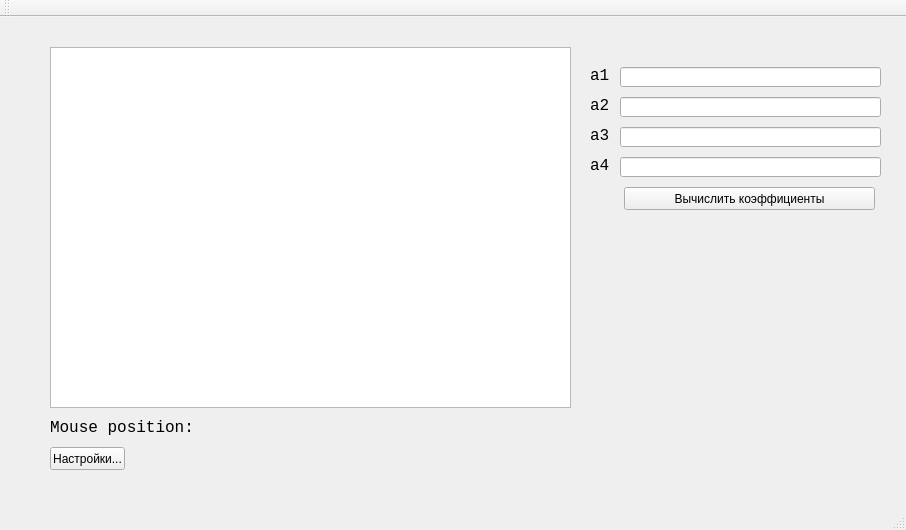
<?xml version="1.0" encoding="UTF-8"?>
<ui version="4.0">
 <class>MainWindow</class>
 <widget class="QMainWindow" name="MainWindow">
  <property name="geometry">
   <rect>
    <x>0</x>
    <y>0</y>
    <width>906</width>
    <height>530</height>
   </rect>
  </property>
  <property name="windowTitle">
   <string>MainWindow</string>
  </property>
  <property name="autoFillBackground">
   <bool>false</bool>
  </property>
  <widget class="QWidget" name="centralWidget">
   <widget class="DynamicChart" name="graphicsView">
    <property name="geometry">
     <rect>
      <x>50</x>
      <y>30</y>
      <width>521</width>
      <height>361</height>
     </rect>
    </property>
   </widget>
   <widget class="QLabel" name="lbl_mousePos">
    <property name="geometry">
     <rect>
      <x>50</x>
      <y>400</y>
      <width>521</width>
      <height>21</height>
     </rect>
    </property>
    <property name="font">
     <font>
      <family>Consolas</family>
      <pointsize>12</pointsize>
     </font>
    </property>
    <property name="text">
     <string>Mouse position:</string>
    </property>
    <property name="textFormat">
     <enum>Qt::AutoText</enum>
    </property>
   </widget>
   <widget class="QPushButton" name="btn_chartSettings">
    <property name="geometry">
     <rect>
      <x>50</x>
      <y>430</y>
      <width>75</width>
      <height>23</height>
     </rect>
    </property>
    <property name="text">
     <string>Настройки...</string>
    </property>
   </widget>
   <widget class="QPushButton" name="btn_calc_path">
    <property name="geometry">
     <rect>
      <x>624</x>
      <y>170</y>
      <width>251</width>
      <height>23</height>
     </rect>
    </property>
    <property name="text">
     <string>Вычислить коэффициенты</string>
    </property>
   </widget>
   <widget class="QLabel" name="lbl_a1">
    <property name="geometry">
     <rect>
      <x>590</x>
      <y>50</y>
      <width>21</width>
      <height>16</height>
     </rect>
    </property>
    <property name="font">
     <font>
      <family>Consolas</family>
      <pointsize>12</pointsize>
     </font>
    </property>
    <property name="text">
     <string>a1</string>
    </property>
   </widget>
   <widget class="QLineEdit" name="le_a1">
    <property name="enabled">
     <bool>true</bool>
    </property>
    <property name="geometry">
     <rect>
      <x>620</x>
      <y>50</y>
      <width>261</width>
      <height>20</height>
     </rect>
    </property>
    <property name="readOnly">
     <bool>true</bool>
    </property>
   </widget>
   <widget class="QLabel" name="lbl_a2">
    <property name="geometry">
     <rect>
      <x>590</x>
      <y>80</y>
      <width>21</width>
      <height>16</height>
     </rect>
    </property>
    <property name="font">
     <font>
      <family>Consolas</family>
      <pointsize>12</pointsize>
     </font>
    </property>
    <property name="text">
     <string>a2</string>
    </property>
   </widget>
   <widget class="QLineEdit" name="le_a2">
    <property name="enabled">
     <bool>true</bool>
    </property>
    <property name="geometry">
     <rect>
      <x>620</x>
      <y>80</y>
      <width>261</width>
      <height>20</height>
     </rect>
    </property>
    <property name="readOnly">
     <bool>true</bool>
    </property>
   </widget>
   <widget class="QLabel" name="lbl_a3">
    <property name="geometry">
     <rect>
      <x>590</x>
      <y>110</y>
      <width>21</width>
      <height>16</height>
     </rect>
    </property>
    <property name="font">
     <font>
      <family>Consolas</family>
      <pointsize>12</pointsize>
     </font>
    </property>
    <property name="text">
     <string>a3</string>
    </property>
   </widget>
   <widget class="QLineEdit" name="le_a3">
    <property name="enabled">
     <bool>true</bool>
    </property>
    <property name="geometry">
     <rect>
      <x>620</x>
      <y>110</y>
      <width>261</width>
      <height>20</height>
     </rect>
    </property>
    <property name="readOnly">
     <bool>true</bool>
    </property>
   </widget>
   <widget class="QLineEdit" name="le_a4">
    <property name="enabled">
     <bool>true</bool>
    </property>
    <property name="geometry">
     <rect>
      <x>620</x>
      <y>140</y>
      <width>261</width>
      <height>20</height>
     </rect>
    </property>
    <property name="readOnly">
     <bool>true</bool>
    </property>
   </widget>
   <widget class="QLabel" name="lbl_a4">
    <property name="geometry">
     <rect>
      <x>590</x>
      <y>140</y>
      <width>21</width>
      <height>16</height>
     </rect>
    </property>
    <property name="font">
     <font>
      <family>Consolas</family>
      <pointsize>12</pointsize>
     </font>
    </property>
    <property name="text">
     <string>a4</string>
    </property>
   </widget>
  </widget>
  <widget class="QMenuBar" name="menuBar">
   <property name="geometry">
    <rect>
     <x>0</x>
     <y>0</y>
     <width>906</width>
     <height>21</height>
    </rect>
   </property>
  </widget>
  <widget class="QToolBar" name="mainToolBar">
   <attribute name="toolBarArea">
    <enum>TopToolBarArea</enum>
   </attribute>
   <attribute name="toolBarBreak">
    <bool>false</bool>
   </attribute>
  </widget>
  <widget class="QStatusBar" name="statusBar"/>
 </widget>
 <layoutdefault spacing="6" margin="11"/>
 <customwidgets>
  <customwidget>
   <class>DynamicChart</class>
   <extends>QGraphicsView</extends>
   <header>dynamicchart.h</header>
  </customwidget>
 </customwidgets>
 <resources/>
 <connections/>
</ui>
